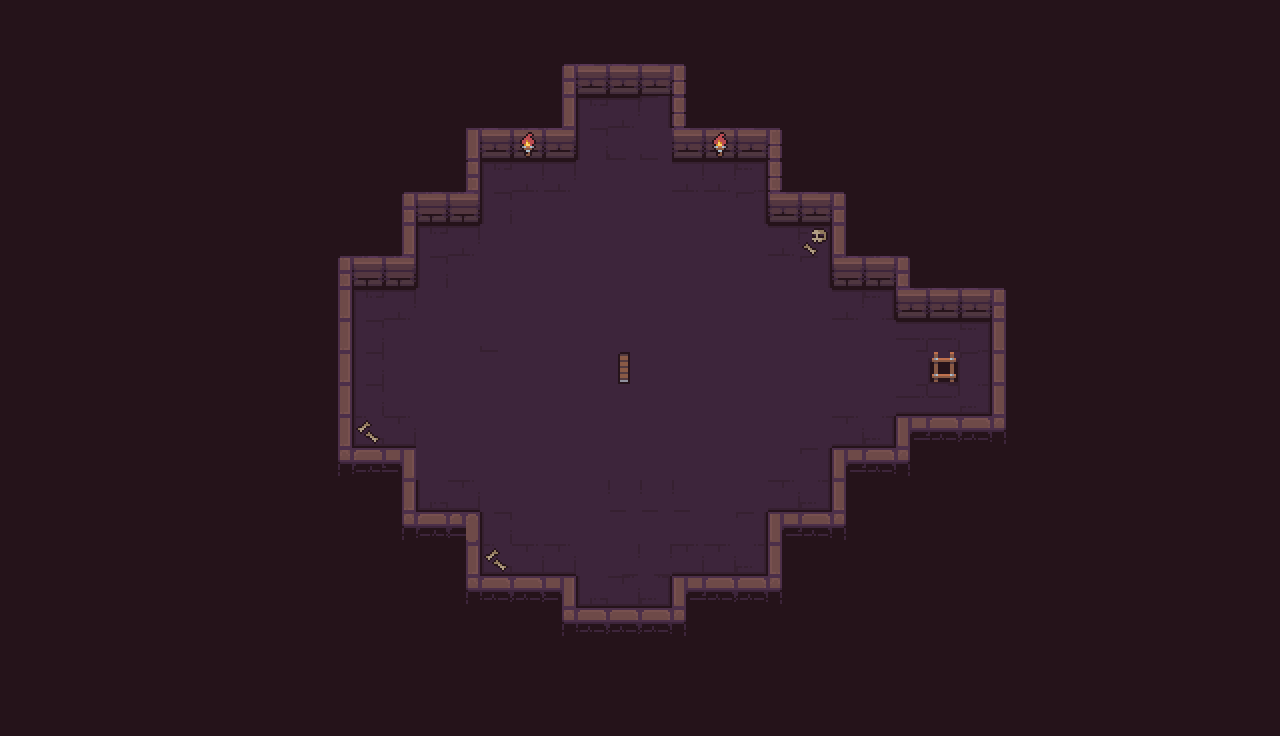

A 2D game scene composited from a Tiled map and its tileset images. What follows is a short description and the map's XML, with every tile layer's data as written:
An orthogonal 40x23 tile map with 32x32 px tiles, 1 tile layer (Tile Layer 1) and 24 objects.

<map version="1.10" tiledversion="1.11.2" orientation="orthogonal" renderorder="right-down" width="40" height="23" tilewidth="32" tileheight="32" infinite="0" nextlayerid="9" nextobjectid="48">
 <tileset firstgid="1" source="Environment.tsx" />
 <layer id="1" name="Tile Layer 1" width="40" height="23">
  <data encoding="csv">
65,206,206,206,206,220,206,206,206,206,206,206,206,206,206,206,206,206,206,206,35,35,35,35,35,35,35,35,236,236,205,89,89,89,89,206,89,89,89,89,
206,206,206,206,206,220,220,206,206,206,206,206,206,206,206,206,206,206,206,206,206,206,206,206,206,206,35,236,236,236,205,236,236,206,89,89,89,236,89,236,
206,206,206,206,206,220,220,220,206,206,206,206,206,206,206,206,206,97,104,104,104,101,236,236,236,236,236,236,236,236,205,89,236,236,236,236,236,236,236,236,
206,206,206,206,220,220,220,220,206,220,222,206,206,206,206,206,77,113,199,115,218,107,77,77,77,77,236,236,35,206,205,89,89,89,206,206,220,236,50,236,
206,206,220,220,220,220,220,220,220,220,206,206,206,206,198,104,103,104,215,138,138,104,103,104,107,77,206,206,206,236,205,89,89,89,220,89,220,220,89,236,
206,238,220,220,220,220,220,220,220,220,68,68,68,68,97,199,120,120,217,217,217,120,120,122,107,76,76,76,220,236,205,221,220,220,220,220,220,220,236,236,
206,206,220,220,220,220,220,220,220,220,189,68,97,98,98,215,217,217,217,217,217,217,217,218,104,104,112,76,76,236,220,220,220,220,220,220,220,220,236,236,
206,206,220,220,220,220,220,220,220,220,220,68,113,199,120,217,217,217,217,217,217,217,217,217,120,202,128,76,76,220,220,220,220,220,205,220,220,220,236,236,
206,206,220,220,220,220,220,220,220,220,97,98,98,215,217,217,217,217,217,217,217,217,217,217,217,218,109,109,112,220,220,220,220,220,220,220,220,220,236,236,
206,206,220,220,220,220,220,220,220,220,230,199,120,217,217,217,217,217,217,217,217,217,217,217,217,217,120,122,104,104,104,187,220,220,220,220,220,220,236,236,
206,206,220,220,220,220,220,220,236,220,230,215,217,217,217,138,217,217,217,217,217,217,217,217,217,217,217,217,121,121,122,235,220,220,220,220,220,220,236,236,
206,206,220,220,220,220,220,220,236,220,230,215,217,217,217,217,217,217,217,228,217,217,217,217,217,217,217,217,217,216,218,235,220,220,220,220,220,220,236,236,
206,206,220,220,220,220,220,220,236,220,230,215,217,217,217,217,217,217,217,217,217,217,217,217,217,217,217,217,233,233,234,235,220,220,220,220,220,220,236,236,
205,205,220,220,220,220,220,220,236,220,145,231,232,217,217,217,217,217,217,217,217,217,217,217,217,217,232,234,155,174,249,251,220,220,220,220,220,220,236,236,
206,206,220,220,220,220,220,220,220,220,161,162,150,217,217,217,217,217,217,217,217,217,217,217,217,218,155,174,176,220,220,220,220,220,220,220,220,220,236,236,
206,206,220,220,220,220,220,220,220,220,238,76,145,151,232,217,217,217,217,132,132,132,217,217,232,234,203,76,93,220,220,220,220,220,220,220,220,220,236,236,
206,206,220,220,220,220,220,220,220,220,51,76,161,163,167,215,217,217,217,217,217,217,217,218,155,174,176,76,93,236,220,220,220,220,220,220,220,220,236,236,
206,206,220,220,238,238,220,220,238,238,51,76,76,76,198,231,232,232,217,141,141,232,232,234,235,76,76,76,93,236,205,220,220,220,220,89,89,220,220,236,
206,206,206,238,206,206,206,220,206,206,221,51,51,51,246,249,249,150,151,232,234,155,249,249,251,222,35,35,35,236,205,206,220,236,236,236,236,236,236,89,
206,206,206,206,206,206,206,206,206,206,206,206,221,221,221,76,76,246,249,249,249,251,220,206,206,206,220,236,236,236,205,236,220,89,89,89,236,236,89,50,
206,206,206,206,206,206,206,206,206,206,206,206,221,206,206,206,76,220,220,220,220,220,220,206,206,206,236,236,236,236,205,236,220,236,236,236,236,236,236,236,
206,206,206,206,206,206,206,206,206,206,206,206,206,206,206,206,206,206,206,206,206,206,206,206,206,206,236,236,236,236,205,89,236,236,89,89,89,89,89,89,
206,206,206,206,206,206,206,206,206,206,206,206,206,206,206,206,206,206,206,206,206,206,206,206,206,206,236,236,236,236,205,236,236,236,236,236,236,236,236,236
</data>
 </layer>
 <objectgroup id="8" name="Next Level">
  <object id="38" x="923" y="347" width="39" height="39" />
 </objectgroup>
 <objectgroup id="6" name="Item Layer">
  <object id="30" x="668" y="302.5">
   <point />
  </object>
  <object id="31" x="668" y="417.5">
   <point />
  </object>
  <object id="34" x="552" y="417.5">
   <point />
  </object>
  <object id="41" x="552" y="302.5">
   <point />
  </object>
 </objectgroup>
 <objectgroup id="7" name="Player Start">
  <object id="35" x="605" y="100">
   <point />
  </object>
 </objectgroup>
 <objectgroup id="5" name="Collision Layer">
  <object id="6" x="996.34" y="289.333" width="44.3333" height="146.667" />
  <object id="7" x="769" y="149" width="73" height="60.6667" />
  <object id="11" x="900.667" y="209.667" width="94.6667" height="107.333" />
  <object id="13" x="563.167" y="613.333" width="122" height="47" />
  <object id="14" x="572" y="54" width="104" height="33" />
  <object id="15" x="471.333" y="83.333" width="101.333" height="62" />
  <object id="17" x="341" y="450.333" width="69" height="97" />
  <object id="18" x="301.333" y="260.667" width="46" height="199" />
  <object id="22" x="462.667" y="580.333" width="110" height="26" />
  <object id="23" x="372" y="146.333" width="103" height="70" />
  <object id="24" x="671" y="583.5" width="107" height="26" />
  <object id="27" x="676.333" y="86.333" width="125" height="59.6667" />
  <object id="42" x="896.667" y="411.334" width="94.6667" height="107.333" />
  <object id="43" x="343.5" y="186.5" width="69" height="97" />
  <object id="44" x="403.5" y="518.5" width="69" height="97" />
  <object id="45" x="836" y="194.667" width="73" height="85.6667" />
  <object id="46" x="835.167" y="450.834" width="59.6667" height="80.333" />
  <object id="47" x="775.667" y="519.333" width="59.6667" height="59.333" />
 </objectgroup>
</map>
